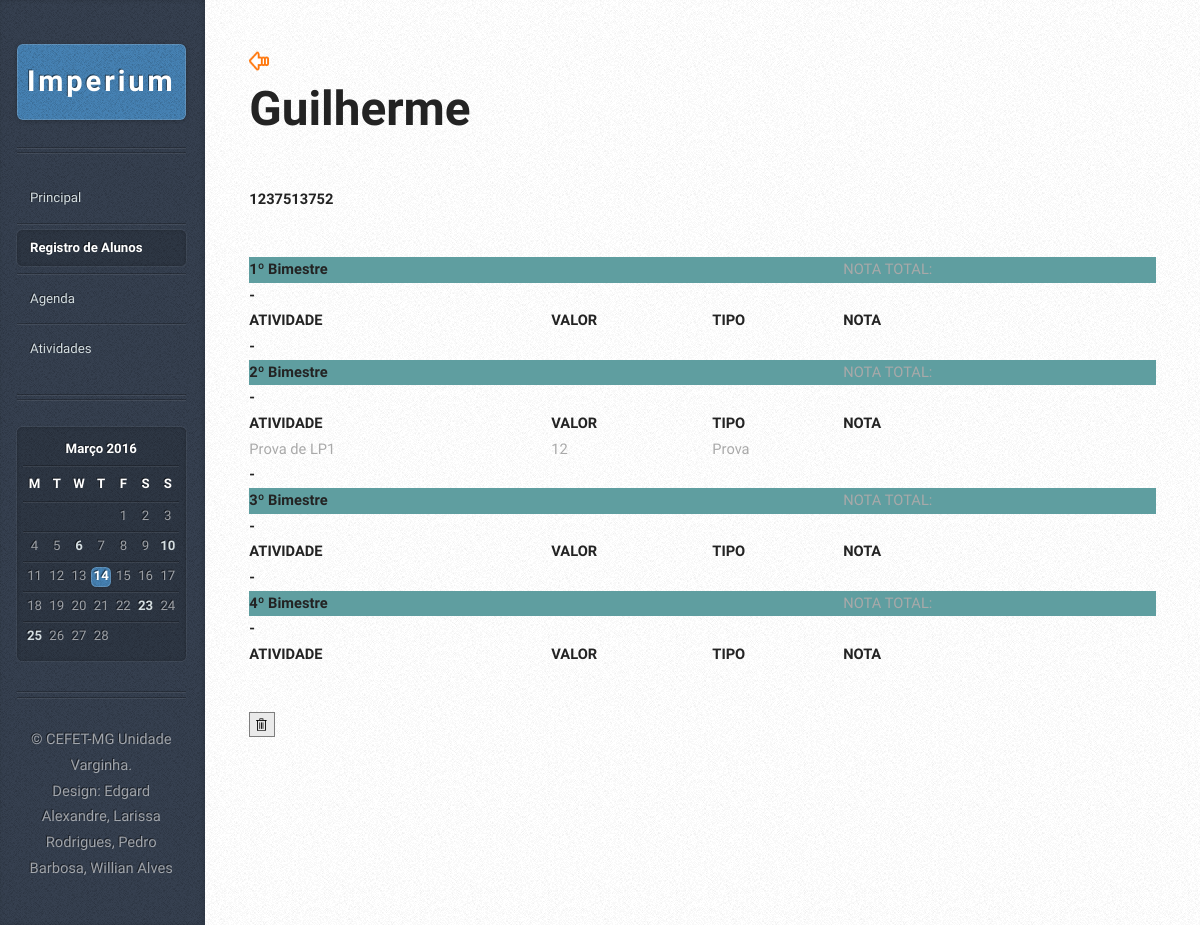
Before: /alunoRegistro.php?id=15 with the older database file.
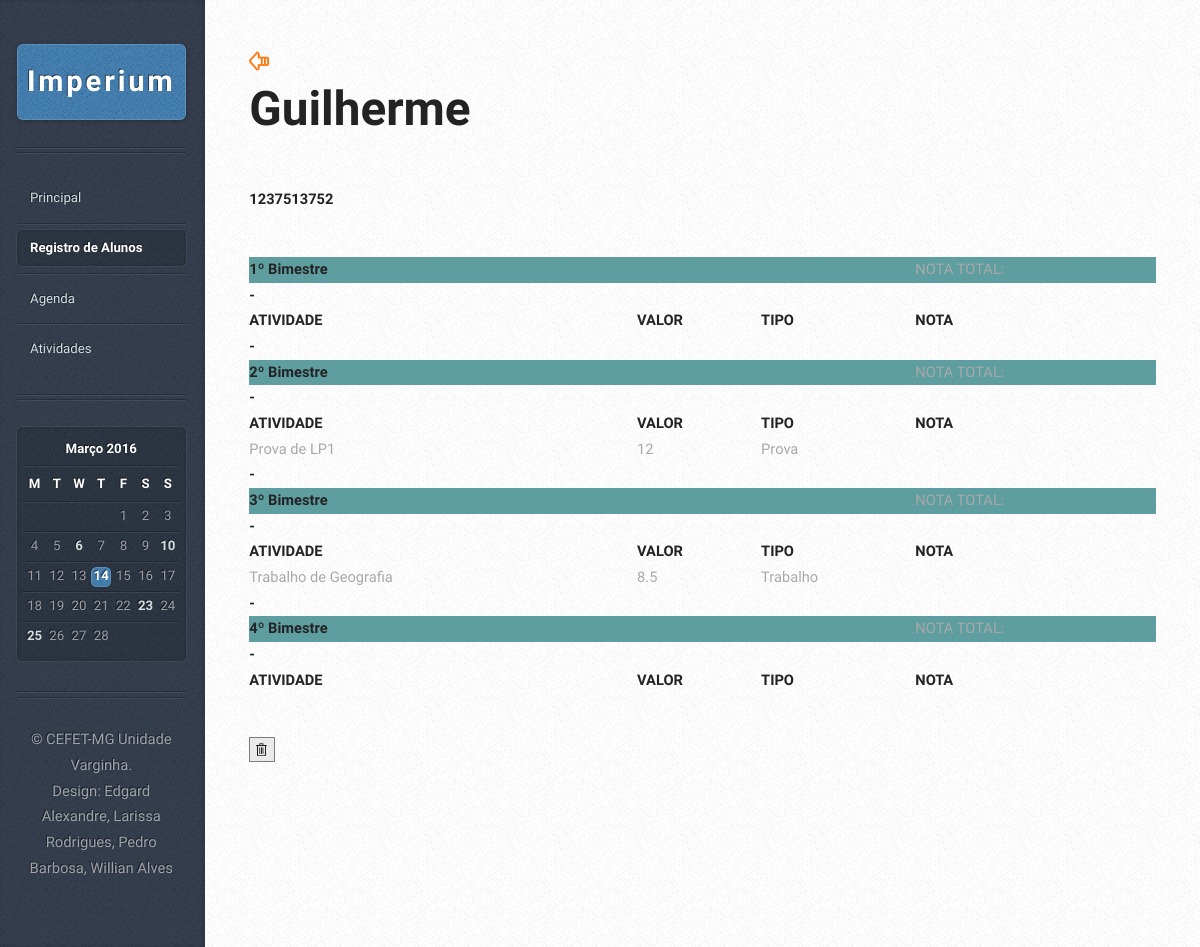
After: the same page with the newer database file.
### tables this page shows
CREATE TABLE IF NOT EXISTS `aluno` (
  `idAluno` int(11) NOT NULL AUTO_INCREMENT,
  `nomeAluno` varchar(45) NOT NULL,
  `matricula` varchar(45) NOT NULL,
  `frequencia` int(11) DEFAULT NULL,
  `idTurmaAluno` int(11) NOT NULL,
  PRIMARY KEY (`idAluno`),
  KEY `idTurmaAluno` (`idTurmaAluno`)
);

CREATE TABLE IF NOT EXISTS `atividade` (
  `idAtividade` int(11) NOT NULL AUTO_INCREMENT,
  `nomeAtividade` varchar(45) NOT NULL,
  `valorAtividade` float NOT NULL,
  `bimestreAtividade` varchar(45) NOT NULL,
  `tipoAtividade` varchar(45) NOT NULL,
  `idTurmaAtividade` int(11) NOT NULL,
  PRIMARY KEY (`idAtividade`),
  KEY `idTurmaAtividade` (`idTurmaAtividade`)
);

### alunoRegistro.php (the view, shortened to what this page needs)
<?php
    $PDO = db_connect();
	$aux = $_GET["id"];
    $sql = "SELECT idAluno, nomeAluno, matricula, frequencia, idTurmaAluno FROM Aluno WHERE idAluno = :idAluno ORDER BY nomeAluno ASC";
    $sql3 = "SELECT idAtividade, nomeAtividade, valorAtividade, bimestreAtividade, tipoAtividade, idTurmaAtividade FROM Atividade WHERE idTurmaAtividade = :idTurmaAtividade && bimestreAtividade = '2º Bimestre' ORDER BY bimestreAtividade ASC";
    $sql4 = "SELECT idAtividade, nomeAtividade, valorAtividade, bimestreAtividade, tipoAtividade, idTurmaAtividade FROM Atividade WHERE idTurmaAtividade = :idTurmaAtividade && bimestreAtividade = '3º Bimestre' ORDER BY bimestreAtividade ASC";
    $stmt = $PDO->prepare($sql);
    $stmt3 = $PDO->prepare($sql3);
    $stmt4 = $PDO->prepare($sql4);
    $stmt->execute(array(':idAluno' => $aux));
?>
<!DOCTYPE HTML>
<html>
<head>
		<link rel="stylesheet" href="assets/css/mainScreen.css" />
        <link rel="stylesheet" href="assets/css/style.css" />
	</head>
<body>
<div id="content">
    <div class="inner">
        <article class="box post post-excerpt">
            <header>
        <?php $Aluno = $stmt->fetch(PDO::FETCH_ASSOC)?>
		<a href = "alunoLista.php?id=<?php echo $Aluno['idTurmaAluno']?>"><img src = "images/icone-voltar.png"></a><br>
            <h2><p><?php echo $Aluno['nomeAluno']?></p></h2>
            <h3><p><?php echo $Aluno['matricula']?></p></h3>
            <?php $stmt3->execute(array(':idTurmaAtividade' => $Aluno['idTurmaAluno'])); ?>
            <?php $stmt4->execute(array(':idTurmaAtividade' => $Aluno['idTurmaAluno'])); ?>
            </header>
			<table>
                <tr id="pbim">
                    <td><h5>1º Bimestre</h5></td>
                    <td><h5> </h5></td>
					<td><h5> </h5></td>
                    <td>NOTA TOTAL:</td>
                </tr>
                <tr>
                    <td><h5>-</h5></td>
                </tr>
				<tr>
					<td><h5>ATIVIDADE</h5></td>
					<td><h5>VALOR</h5></td>
					<td><h5>TIPO</h5></td>
                    <td><h5>NOTA</h5></td>
				</tr>
                <tr>
                    <td><h5>-</h5></td>
                </tr>
                <tr id="sbim">
                    <td><h5>2º Bimestre</h5></td>
                    <td><h5> </h5></td>
					<td><h5> </h5></td>
                    <td>NOTA TOTAL:</td>
                </tr>
                <tr>
                    <td><h5>-</h5></td>
                </tr>
				<tr>
					<td><h5>ATIVIDADE</h5></td>
					<td><h5>VALOR</h5></td>
					<td><h5>TIPO</h5></td>
                    <td><h5>NOTA</h5></td>
				</tr>
				 <?php while($Atividade = $stmt3->fetch(PDO::FETCH_ASSOC)): ?>
                        <tr>
                            <td><?php echo $Atividade['nomeAtividade'] ?></td>
                            <td><?php echo $Atividade['valorAtividade'] ?></td>
                            <td><?php echo $Atividade['tipoAtividade'] ?></td>
                        </tr>
                <?php endwhile; ?>
                <tr>
                    <td><h5>-</h5></td>
                </tr>
                <tr id="tbim">
                    <td><h5>3º Bimestre</h5></td>
                    <td><h5> </h5></td>
					<td><h5> </h5></td>
                    <td>NOTA TOTAL:</td>
                </tr>
                <tr>
                    <td><h5>-</h5></td>
                </tr>
				<tr>
					<td><h5>ATIVIDADE</h5></td>
					<td><h5>VALOR</h5></td>
					<td><h5>TIPO</h5></td>
                    <td><h5>NOTA</h5></td>
				</tr>
				 <?php while($Atividade = $stmt4->fetch(PDO::FETCH_ASSOC)): ?>
                        <tr>
                            <td><?php echo $Atividade['nomeAtividade'] ?></td>
                            <td><?php echo $Atividade['valorAtividade'] ?></td>
                            <td><?php echo $Atividade['tipoAtividade'] ?></td>
                        </tr>
                <?php endwhile; ?>
                <tr>
                    <td><h5>-</h5></td>
                </tr>
                <tr id="qbim">
                    <td><h5>4º Bimestre</h5></td>
                    <td><h5> </h5></td>
					<td><h5> </h5></td>
                    <td>NOTA TOTAL:</td>
                </tr>
                <tr>
                    <td><h5>-</h5></td>
                </tr>
				<tr>
					<td><h5>ATIVIDADE</h5></td>
					<td><h5>VALOR</h5></td>
					<td><h5>TIPO</h5></td>
                    <td><h5>NOTA</h5></td>
				</tr>
        </table>
        </article>
			<a onClick = "if(confirm('Tem certeza que deseja excluir permanentemente este aluno?')) location.href = 'deleteAluno.php?id=<?php echo $Aluno['idAluno']?>';"><img src = "images/pbi_deleteicon.png"></a>
    </div>
</div>
			<div id="sidebar">
					<h1 id="logo"><a href="#">Imperium</a></h1>
					<nav id="nav">
						<ul>
							<li><a href="indexMain.html">Principal</a></li>
							<li class="current"><a href="turmaRegistro.php">Registro de Alunos</a></li>
							<li><a href="calendario.html">Agenda</a></li>
							<li><a href="relatorios.html">Atividades</a></li>
						</ul>
					</nav>
					<section class="box calendar">
						<div class="inner">
							<table>
								<caption>Março 2016</caption>
								<thead>
									<tr>
										<th scope="col" title="Monday">M</th>
										<th scope="col" title="Tuesday">T</th>
										<th scope="col" title="Wednesday">W</th>
										<th scope="col" title="Thursday">T</th>
										<th scope="col" title="Friday">F</th>
										<th scope="col" title="Saturday">S</th>
										<th scope="col" title="Sunday">S</th>
									</tr>
								</thead>
								<tbody>
									<tr>
										<td colspan="4" class="pad"><span>&nbsp;</span></td>
										<td><span>1</span></td>
										<td><span>2</span></td>
										<td><span>3</span></td>
									</tr>
									<tr>
										<td><span>4</span></td>
										<td><span>5</span></td>
										<td><a href="#">6</a></td>
										<td><span>7</span></td>
										<td><span>8</span></td>
										<td><span>9</span></td>
										<td><a href="#">10</a></td>
									</tr>
									<tr>
										<td><span>11</span></td>
										<td><span>12</span></td>
										<td><span>13</span></td>
										<td class="today"><a href="#">14</a></td>
										<td><span>15</span></td>
										<td><span>16</span></td>
										<td><span>17</span></td>
									</tr>
									<tr>
										<td><span>18</span></td>
										<td><span>19</span></td>
										<td><span>20</span></td>
										<td><span>21</span></td>
										<td><span>22</span></td>
										<td><a href="#">23</a></td>
										<td><span>24</span></td>
									</tr>
									<tr>
										<td><a href="#">25</a></td>
										<td><span>26</span></td>
										<td><span>27</span></td>
										<td><span>28</span></td>
										<td class="pad" colspan="3"><span>&nbsp;</span></td>
									</tr>
								</tbody>
							</table>
						</div>
					</section>
					<ul id="copyright">
						<li>&copy; CEFET-MG Unidade Varginha.</li><li>Design: Edgard Alexandre, Larissa Rodrigues, Pedro Barbosa, Willian Alves</a></li>
					</ul>
			</div>
	</body>
</html>

### assets/css/style.css (style rules this page uses)
#pbim { background-color: cadetblue; }
#sbim { background-color: cadetblue; }
#tbim { background-color: cadetblue; }
#qbim { background-color: cadetblue; }

Changed rows visible on the page:
added atividade: nomeAtividade "Trabalho de Geografia", valorAtividade "8.5", tipoAtividade "Trabalho", shown under "NOTA"
